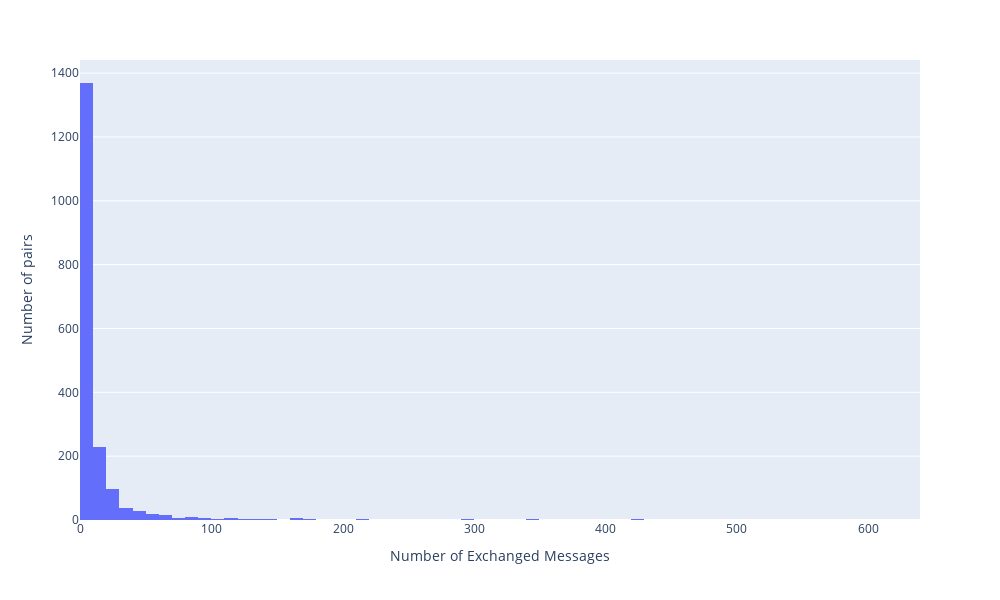

The notebook cell this image was saved under:
### Code cell
# Plot
fig = px.histogram(exchanged_messages,
                   x="NumMes",
                   nbins=100)
fig.update_layout(
    width=1000,
    height = 600,
    xaxis_title="Number of Exchanged Messages", yaxis_title="Number of pairs"
)
fig.show()

fig.write_image('../output/plots/exchangedMessages.jpg', width=1000, height=600)

### Figure 1 — Plotly figure (JSON) as saved in the notebook; plotly's stock layout.template omitted (floating-point values rounded to 4 significant figures; data arrays with more than 128 entries replaced by an {"elided": "..."} marker saying what was removed)
{"data": [{"alignmentgroup": "True", "bingroup": "x", "hovertemplate": "NumMes=%{x}<br>count=%{y}<extra></extra>", "legendgroup": "", "marker": {"color": "#636efa", "pattern": {"shape": ""}}, "name": "", "nbinsx": 100, "offsetgroup": "", "orientation": "v", "showlegend": false, "x": {"elided": "1860 float values"}, "xaxis": "x", "yaxis": "y", "type": "histogram"}], "layout": {"xaxis": {"anchor": "y", "domain": [0.0, 1.0], "title": {"text": "Number of Exchanged Messages"}}, "yaxis": {"anchor": "x", "domain": [0.0, 1.0], "title": {"text": "Number of pairs"}}, "legend": {"tracegroupgap": 0}, "margin": {"t": 60}, "barmode": "relative", "width": 1000, "height": 600}}
